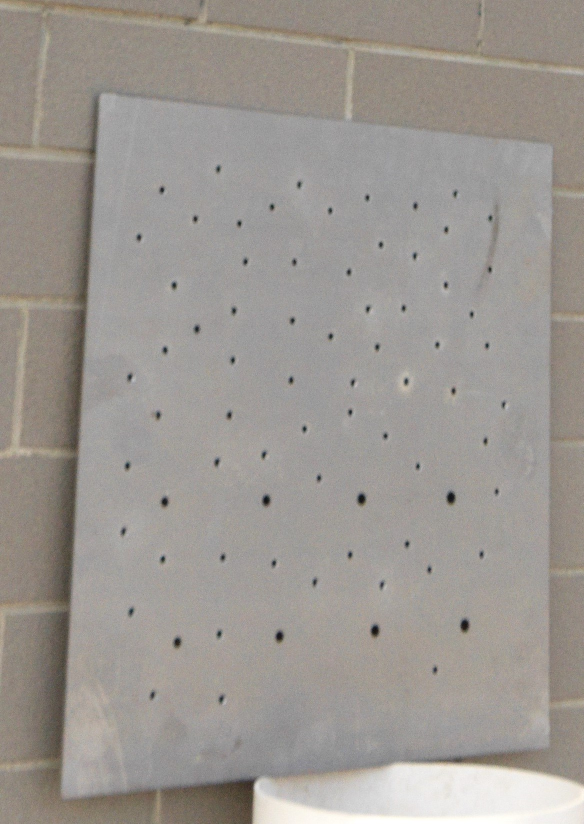
#> input picture license_plate/bullet_hole_3.jpg, 1167 x 1647 px, found by its file name (shown at 1/2 size)
$ python test_csdn.py   (older library calls are emulated)
#> lines starting #> are read from the running program, lines starting #| are printed output that depends on the picture; after the words box and inside, x2 and y2 are one past the last pixel; in counts of white or black regions, pixels touching at a corner belong together
import cv2
import numpy as np
from cv2.cv2 import GaussianBlur

image = cv2.imread('C:\\Users\\YFZX\\Desktop\\Python_code\\license_plate\\bullet_hole_3.jpg')
#> image is the input picture: shape (1647, 1167, 3); mean B, G, R 146, 151.3, 156.4
output=image.copy()
# [7 lines of commented-out code are left out]

gray_img = cv2.cvtColor(image, cv2.COLOR_BGR2GRAY )
cv2.namedWindow('gray', 0)
cv2.resizeWindow('gray', 600, 500)
cv2.imshow("gray", gray_img)
gauss=cv2.GaussianBlur(gray_img,(9,9),0)
#cv2.imshow("Gauss", gauss)

#ret, thresh = cv2.threshold(gauss, 150, 255, cv2.THRESH_BINARY) # 阈值分割bullet_hole_2 NOO
ret, thresh = cv2.threshold(gauss, 70, 255, cv2.THRESH_BINARY) # 阈值分割bullet_hole_3
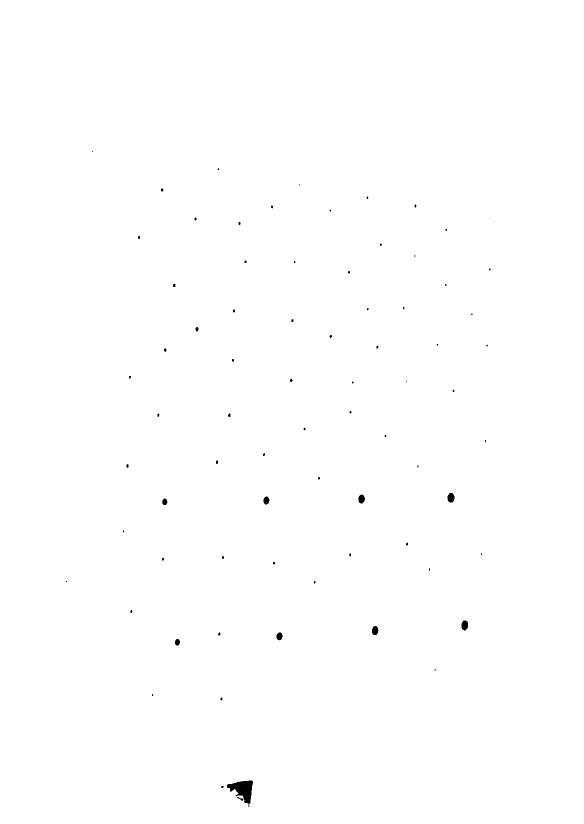
#> thresh: shape (1647, 1167) (shown at 1/2 size); 99.8% white; 75 black regions (48 under 20 px), largest, box (x1, y1, x2, y2) and area: (454, 1561, 506, 1614) 1334, (895, 986, 909, 1005) 212, (923, 1241, 936, 1261) 211

cv2.namedWindow('thresh0', 0)
cv2.resizeWindow('thresh0', 600, 500)
cv2.imshow("thresh0",thresh )

#sobel = cv2.Sobel(thresh, cv2.CV_8U, 1, 1, ksize=1) #对原始灰度图进行边缘检测，初步筛选出包含车牌位置的若干个区域
#cv2.imshow("sobel", sobel)

kernel_erode = np.ones((2,2), np.uint8)
erode = cv2.erode(thresh, kernel_erode,iterations=5)
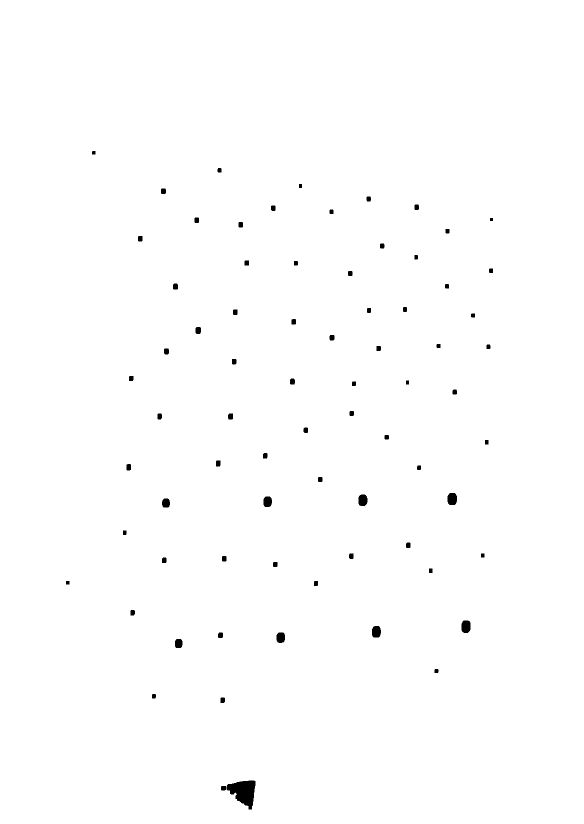
#> erode: shape (1647, 1167) (shown at 1/2 size); 99.5% white; 74 black regions, largest, box (x1, y1, x2, y2) and area: (454, 1561, 511, 1619) 2042, (895, 986, 914, 1010) 402, (923, 1241, 941, 1266) 401
#cv2.imshow("erode", erode)

canny=cv2.Canny(erode, 200, 300)
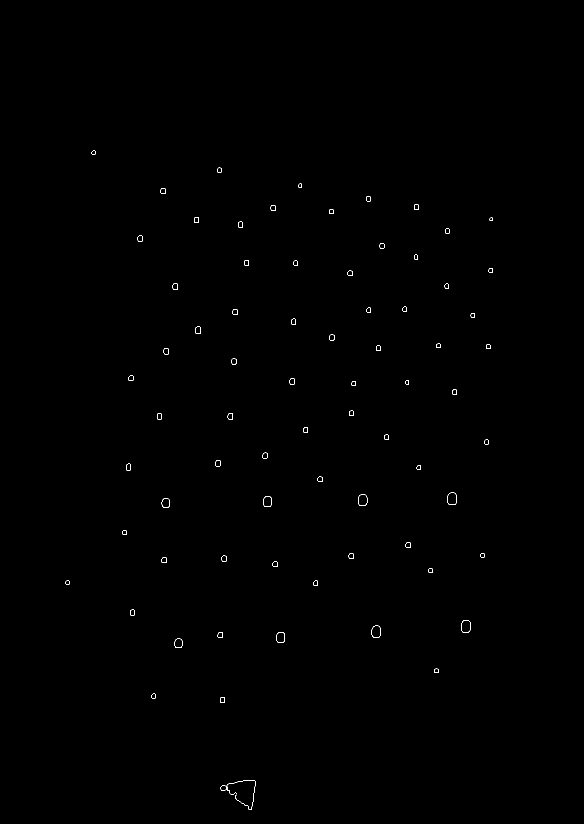
#> canny: shape (1647, 1167) (shown at 1/2 size); 0.15% white in thin lines or dots, all inside (x1, y1, x2, y2) = (131, 301, 986, 1619)
cv2.namedWindow('canny', 0)
cv2.resizeWindow('canny', 600, 500)
cv2.imshow("canny", canny)

# [6 lines of commented-out code are left out]
'''
circles = cv2.HoughCircles(canny, cv2.HOUGH_GRADIENT,1,60,param1=50,param2=1,minRadius=1,maxRadius=5)
print(circles.shape[1])
a = "Total: "+str(circles.shape[1])
'''

'''
if circles is not None:
    # 将圆(x, y)坐标和半径转换成int
    circles = np.round(circles[0, :]).astype('int')
    for (x, y, r) in circles:
        # 绘制圆和半径矩形到output
        cv2.circle(output, (x, y), r, (0, 255, 0), 4)
        cv2.rectangle(output, (x-5, y-5), (x+5, y+5), (0, 128, 255), -1)

    cv2.imshow('output', np.hstack([image, output]))
'''
contours, hier = cv2.findContours(canny, cv2.RETR_EXTERNAL, cv2.CHAIN_APPROX_SIMPLE)  #只检测外轮廓，即轮廓不分级
#> contours = 74 contours, 1 with area under 20; largest, box (x1, y1, x2, y2) and area: (894, 985, 914, 1010) 402, (922, 1240, 941, 1266) 401, (743, 1251, 762, 1275) 362, (716, 988, 735, 1012) 362, (552, 1264, 570, 1286) 314
#print(contours[0].shape)
#print(np.size(contours))
draw_coutours=cv2.drawContours(image,contours,-1,(0,0,255),3)
#cv2.putText(image,a , (20, 50), cv2.FONT_HERSHEY_COMPLEX, 1.0, (255, 0, 0), 3)
#cv2.imshow("Result",draw_coutours)
#cv2.imwrite('C:\\Users\\YFZX\\Desktop\\Python_code\\license_plate\\' + 'Result2.jpg',draw_coutours)
num=0
for c in contours:
    # find bounding box coordinates
    # 现计算出一个简单的边界框
    x, y, w, h = cv2.boundingRect(c) # 将轮廓信息转换成(x, y)坐标，并加上矩形的高度和宽度
    circle_x= int((x+w)/2)
    circle_y= int((y+h)/2)
    circle_r= int(w/2)
    #print(x,y,w,h)
    if  h >50 or w>50 or float(h/w)>1.3 or float(w/h)>1.3 or h <5 or w< 5 :      # 筛选边框
        continue
    #cv2.imwrite('con'+str(index)+'.jpg', result[y:y+h, x:x+w])
    cv2.rectangle(output, (x, y), (x+w, y+h), (0, 255, 0), 2) # 画出矩形
    num=num+1
#> this loop made 74 passes
#> (x, y, w, h, circle_x, circle_y, circle_r) on passes 1 to 12: (454, 1573, 20, 16, 237, 794, 10), (441, 1560, 70, 59, 255, 809, 35), (440, 1394, 10, 12, 225, 703, 5), (303, 1387, 9, 10, 156, 698, 4), (868, 1337, 9, 9, 438, 673, 4), (349, 1277, 16, 19, 182, 648, 8), (552, 1264, 18, 22, 285, 643, 9), (435, 1264, 11, 12, 223, 638, 5), (743, 1251, 19, 24, 381, 637, 9), (922, 1240, 19, 26, 470, 633, 9), (260, 1219, 10, 12, 135, 615, 5), (627, 1161, 9, 11, 318, 586, 4)
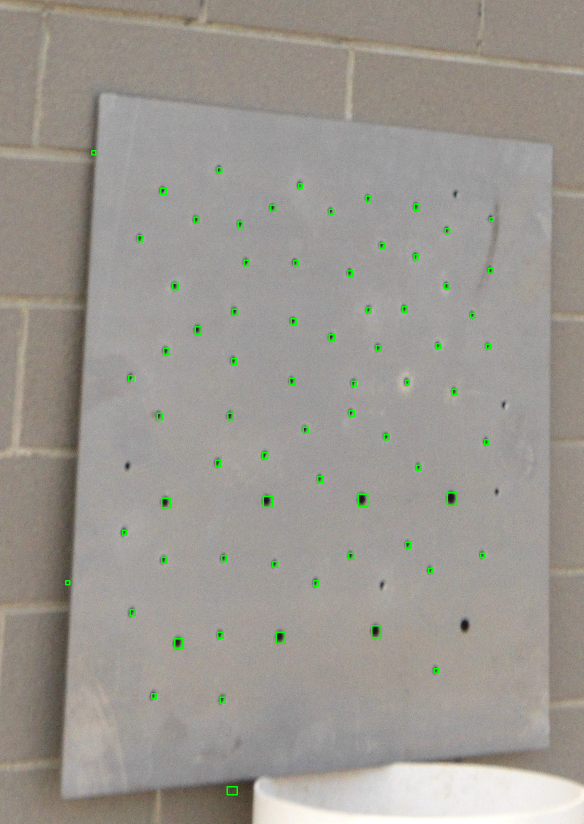
#> output: shape (1647, 1167, 3) (shown at 1/2 size); 0.49% of pixels changed, all inside (x1, y1, x2, y2) = (130, 300, 988, 1591)
#> after the loop, num = 71
    # [9 lines of commented-out code are left out]
a = "Total: "+ str(num)
#> a = 'Total: 71'
cv2.putText(output,a, (50, 50), cv2.FONT_HERSHEY_COMPLEX, 1.0, (255, 0, 0), 3)
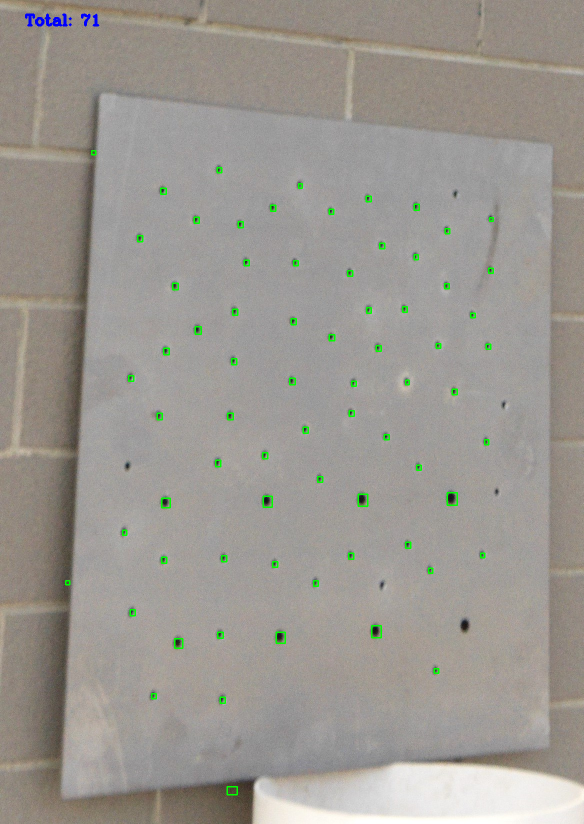
#> output: shape (1647, 1167, 3) (shown at 1/2 size); 0.09% of pixels changed, all inside (x1, y1, x2, y2) = (50, 27, 199, 53)
cv2.namedWindow('Result1', 0)
cv2.resizeWindow('Result1',600, 500)
cv2.imshow('Result1',output)
#cv2.imwrite('C:\\Users\\YFZX\\Desktop\\Python_code\\license_plate\\' + 'Result9.jpg',output)

cv2.waitKey(0)

$ run again, with license_plate/bullet_hole_4.jpg copied over license_plate/bullet_hole_3.jpg
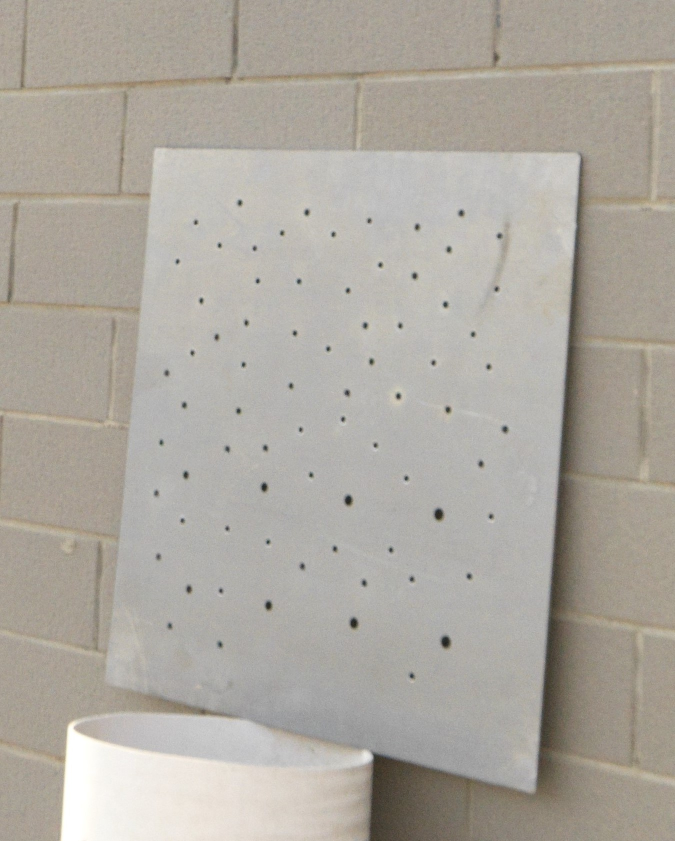
#> input picture license_plate/bullet_hole_4.jpg, 1350 x 1682 px, found by its file name (shown at 1/2 size)
#> image is the input picture: shape (1682, 1350, 3); mean B, G, R 160.1, 168.6, 173.6
#> `ret, thresh = cv2.threshold(gauss, 70, 255, cv2.THRESH_BINARY)`:
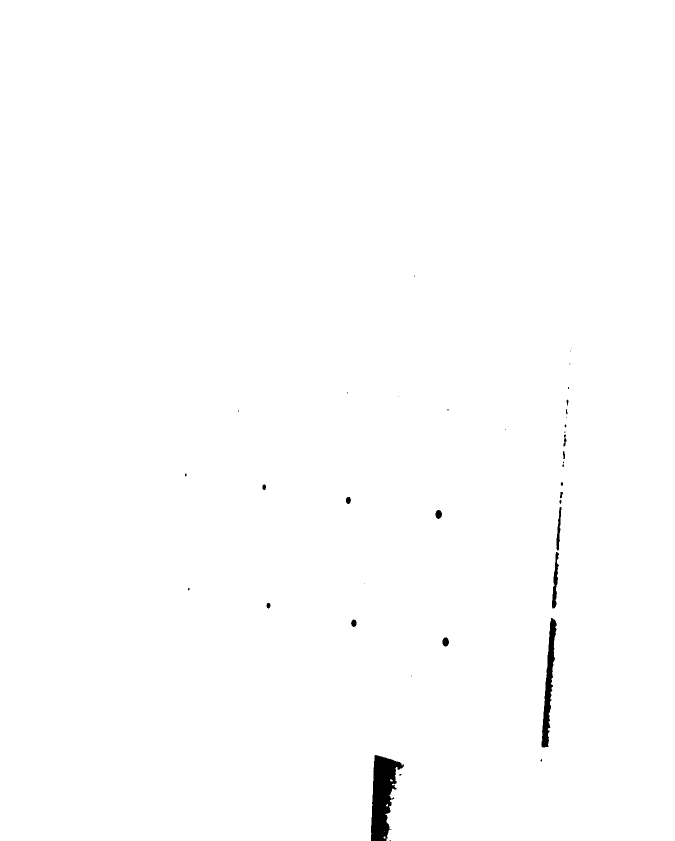
#> thresh: shape (1682, 1350) (shown at 1/2 size); 99.5% white; 41 black regions (24 under 20 px), largest, box (x1, y1, x2, y2) and area: (742, 1510, 808, 1682) 6477, (1083, 1236, 1114, 1495) 3116, (1104, 1104, 1118, 1217) 741
#> erode: shape (1682, 1350); 99.2% white; 31 black regions, largest, box (x1, y1, x2, y2) and area: (742, 1510, 813, 1682) 7820, (1083, 1236, 1119, 1500) 4775, (1104, 1014, 1128, 1222) 2383
#> canny: shape (1682, 1350); 0.11% white in thin lines or dots, all inside (x1, y1, x2, y2) = (369, 550, 1148, 1682)
#> contours = 30 contours, 2 with area under 20; largest, box (x1, y1, x2, y2) and area: (1082, 1235, 1119, 1500) 4799, (884, 1274, 903, 1298) 365, (870, 1019, 889, 1043) 358, (1126, 862, 1138, 898) 310, (1124, 901, 1135, 939) 296
#> the loop `for c in contours:` made 30 passes
#> (x, y, w, h, circle_x, circle_y, circle_r) on passes 1 to 8: (798, 1547, 10, 9, 404, 778, 5), (1080, 1517, 9, 11, 544, 764, 4), (741, 1509, 72, 173, 406, 841, 36), (822, 1350, 7, 8, 414, 679, 3), (884, 1274, 19, 24, 451, 649, 9), (701, 1238, 17, 21, 359, 629, 8), (1082, 1235, 37, 265, 559, 750, 18), (532, 1205, 14, 17, 273, 611, 7)
#> after the loop `for c in contours:`: num = 20
#> a = 'Total: 20'
#> `cv2.putText(output,a, (50, 50), cv2.FONT_HERSHEY_COMPLEX, 1.0, (255, 0..`:
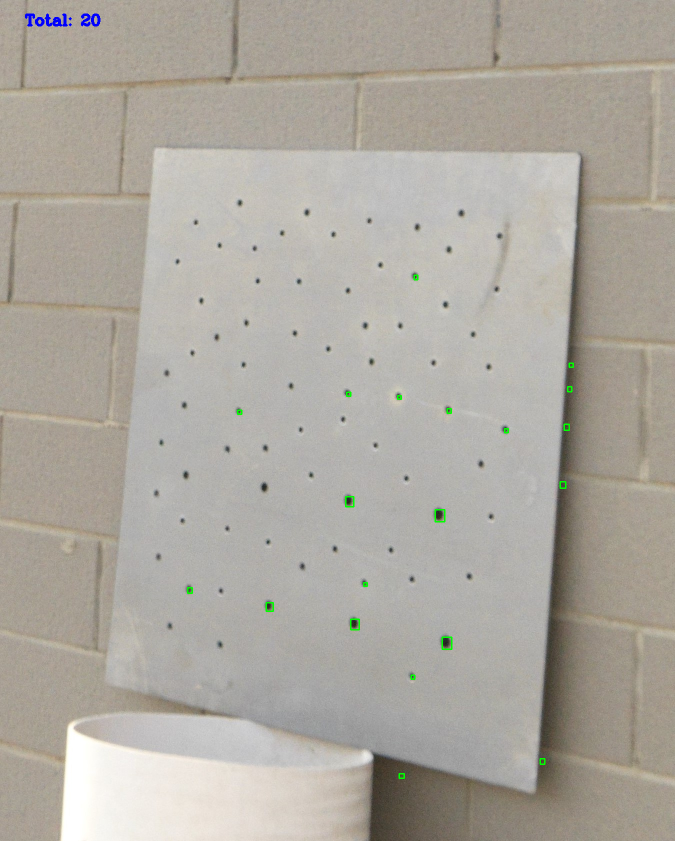
#> output: shape (1682, 1350, 3) (shown at 1/2 size); mean B, G, R 160, 168.6, 173.3

$ run again, with license_plate/bullet_hole_5.jpg copied over license_plate/bullet_hole_3.jpg
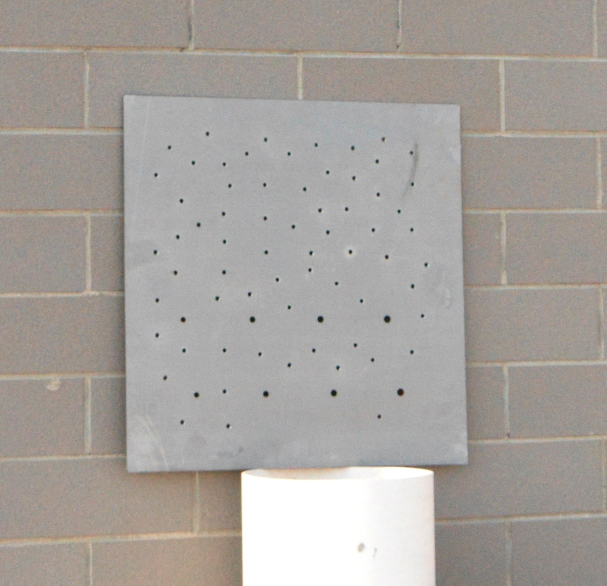
#> input picture license_plate/bullet_hole_5.jpg, 1213 x 1171 px, found by its file name (shown at 1/2 size)
#> image is the input picture: shape (1171, 1213, 3); mean B, G, R 157.1, 162, 167.2
#> `ret, thresh = cv2.threshold(gauss, 70, 255, cv2.THRESH_BINARY)`:
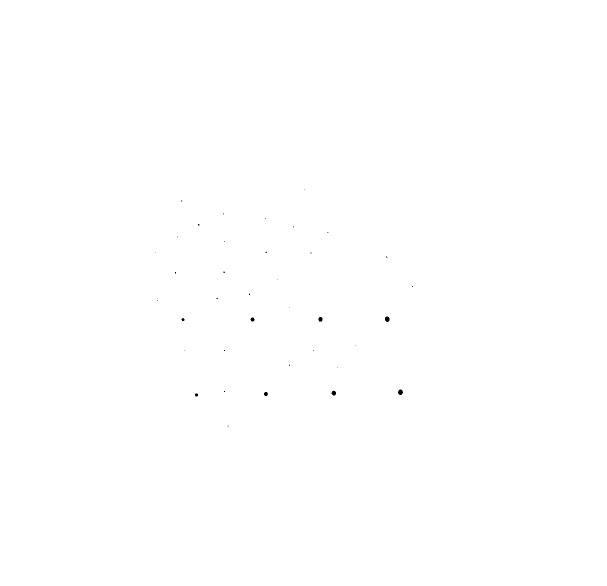
#> thresh: shape (1171, 1213) (shown at 1/2 size); 100% white; 37 black regions (29 under 20 px), largest, box (x1, y1, x2, y2) and area: (796, 779, 806, 790) 83, (770, 633, 779, 644) 80, (663, 781, 672, 791) 66
#> erode: shape (1171, 1213); 99.8% white; 37 black regions, largest, box (x1, y1, x2, y2) and area: (796, 779, 811, 795) 213, (770, 633, 784, 649) 205, (663, 781, 677, 796) 186
#> canny: shape (1171, 1213); 0.07% white in thin lines or dots, all inside (x1, y1, x2, y2) = (309, 377, 831, 858)
#> contours = 37 contours; largest, box (x1, y1, x2, y2) and area: (795, 778, 811, 795) 213, (769, 632, 784, 649) 204, (662, 780, 677, 796) 182, (636, 633, 650, 648) 169, (527, 783, 541, 797) 154
#> the loop `for c in contours:` made 37 passes
#> (x, y, w, h, circle_x, circle_y, circle_r) on passes 1 to 8: (454, 850, 8, 8, 231, 429, 4), (389, 786, 12, 12, 200, 399, 6), (527, 783, 14, 14, 270, 398, 7), (447, 781, 8, 8, 227, 394, 4), (662, 780, 15, 16, 338, 398, 7), (795, 778, 16, 17, 405, 397, 8), (674, 734, 7, 7, 340, 370, 3), (577, 728, 8, 9, 292, 368, 4)
#> after the loop `for c in contours:`: num = 37
#> a = 'Total: 37'
#> `cv2.putText(output,a, (50, 50), cv2.FONT_HERSHEY_COMPLEX, 1.0, (255, 0..`:
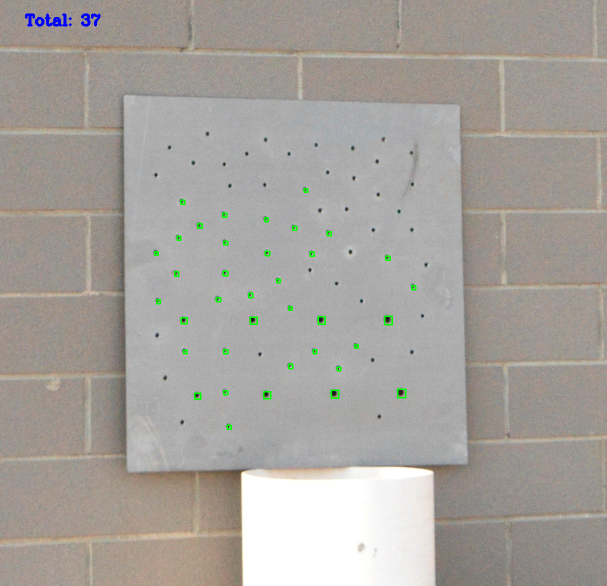
#> output: shape (1171, 1213, 3) (shown at 1/2 size); mean B, G, R 156.9, 162.1, 166.6
